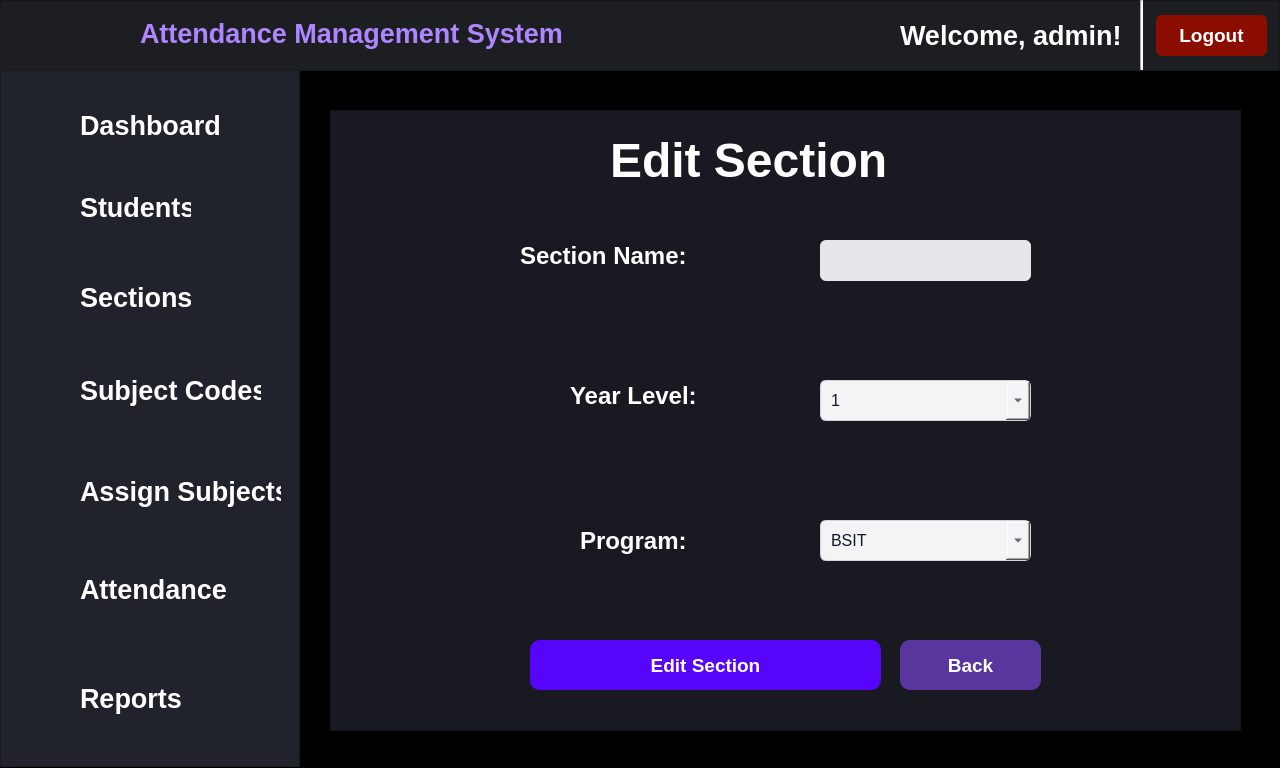
<?xml version="1.0" encoding="UTF-8"?>
<ui version="4.0">
 <class>MainWindow</class>
 <widget class="QMainWindow" name="MainWindow">
  <property name="geometry">
   <rect>
    <x>0</x>
    <y>0</y>
    <width>1280</width>
    <height>768</height>
   </rect>
  </property>
  <property name="minimumSize">
   <size>
    <width>1280</width>
    <height>768</height>
   </size>
  </property>
  <property name="maximumSize">
   <size>
    <width>1280</width>
    <height>768</height>
   </size>
  </property>
  <property name="windowTitle">
   <string>MainWindow</string>
  </property>
  <property name="styleSheet">
   <string notr="true">QMainWindow {
    background-color: #000000;
}

QWidget#centralwidget {
    background-color: #000000;
}</string>
  </property>
  <widget class="QWidget" name="centralwidget">
   <widget class="QLabel" name="label_3">
    <property name="geometry">
     <rect>
      <x>610</x>
      <y>130</y>
      <width>331</width>
      <height>61</height>
     </rect>
    </property>
    <property name="font">
     <font>
      <family>Segoe UI</family>
      <pointsize>36</pointsize>
      <weight>75</weight>
      <bold>true</bold>
     </font>
    </property>
    <property name="styleSheet">
     <string notr="true">color: white;
</string>
    </property>
    <property name="text">
     <string>Edit Section</string>
    </property>
   </widget>
   <widget class="QFrame" name="topbar">
    <property name="geometry">
     <rect>
      <x>0</x>
      <y>0</y>
      <width>1280</width>
      <height>71</height>
     </rect>
    </property>
    <property name="styleSheet">
     <string notr="true">background-color: #1D1E21;</string>
    </property>
    <property name="frameShape">
     <enum>QFrame::StyledPanel</enum>
    </property>
    <property name="frameShadow">
     <enum>QFrame::Raised</enum>
    </property>
    <widget class="QLabel" name="label">
     <property name="geometry">
      <rect>
       <x>0</x>
       <y>10</y>
       <width>151</width>
       <height>71</height>
      </rect>
     </property>
     <property name="text">
      <string/>
     </property>
     <property name="pixmap">
      <pixmap>../assets/140x140.png</pixmap>
     </property>
    </widget>
    <widget class="QLabel" name="label_2">
     <property name="geometry">
      <rect>
       <x>140</x>
       <y>8</y>
       <width>431</width>
       <height>50</height>
      </rect>
     </property>
     <property name="font">
      <font>
       <family>Segoe UI</family>
       <pointsize>20</pointsize>
       <weight>75</weight>
       <bold>true</bold>
      </font>
     </property>
     <property name="styleSheet">
      <string notr="true">color: #AE86FF;</string>
     </property>
     <property name="text">
      <string>Attendance Management System</string>
     </property>
    </widget>
    <widget class="QPushButton" name="pushButton_9">
     <property name="geometry">
      <rect>
       <x>1156</x>
       <y>15</y>
       <width>111</width>
       <height>41</height>
      </rect>
     </property>
     <property name="font">
      <font>
       <family>Segoe UI</family>
       <pointsize>14</pointsize>
       <weight>75</weight>
       <bold>true</bold>
      </font>
     </property>
     <property name="cursor">
      <cursorShape>PointingHandCursor</cursorShape>
     </property>
     <property name="styleSheet">
      <string notr="true">QPushButton {
background-color: #8B0C00;
border: none;
color: white;
border-radius: 6px;
}

QPushButton:hover {
background-color: #67160F;
}</string>
     </property>
     <property name="text">
      <string>Logout</string>
     </property>
    </widget>
    <widget class="Line" name="line">
     <property name="geometry">
      <rect>
       <x>1140</x>
       <y>0</y>
       <width>3</width>
       <height>70</height>
      </rect>
     </property>
     <property name="styleSheet">
      <string notr="true">background-color: white;</string>
     </property>
     <property name="orientation">
      <enum>Qt::Vertical</enum>
     </property>
    </widget>
    <widget class="QLabel" name="label_7">
     <property name="geometry">
      <rect>
       <x>900</x>
       <y>10</y>
       <width>221</width>
       <height>50</height>
      </rect>
     </property>
     <property name="font">
      <font>
       <family>Segoe UI</family>
       <pointsize>20</pointsize>
       <weight>75</weight>
       <bold>true</bold>
      </font>
     </property>
     <property name="styleSheet">
      <string notr="true">color: white;</string>
     </property>
     <property name="text">
      <string>Welcome, admin!</string>
     </property>
    </widget>
   </widget>
   <widget class="QFrame" name="frame_2">
    <property name="geometry">
     <rect>
      <x>0</x>
      <y>70</y>
      <width>300</width>
      <height>697</height>
     </rect>
    </property>
    <property name="styleSheet">
     <string notr="true">background-color: #20232B;
padding: 10px;</string>
    </property>
    <property name="frameShape">
     <enum>QFrame::StyledPanel</enum>
    </property>
    <property name="frameShadow">
     <enum>QFrame::Raised</enum>
    </property>
    <widget class="QPushButton" name="pushButton">
     <property name="geometry">
      <rect>
       <x>70</x>
       <y>30</y>
       <width>161</width>
       <height>51</height>
      </rect>
     </property>
     <property name="font">
      <font>
       <family>Segoe UI</family>
       <pointsize>20</pointsize>
       <weight>75</weight>
       <italic>false</italic>
       <bold>true</bold>
      </font>
     </property>
     <property name="cursor">
      <cursorShape>PointingHandCursor</cursorShape>
     </property>
     <property name="styleSheet">
      <string notr="true">QPushButton {
    color: white;
    background: transparent;
    border: none;
    text-align: left;
    padding: 10px;
}

QPushButton:hover {
    color: #7B2CFF;
}

QPushButton:checked {
    color: #7B2CFF;
    font-weight: bold;
}</string>
     </property>
     <property name="text">
      <string>Dashboard</string>
     </property>
    </widget>
    <widget class="QPushButton" name="pushButton_2">
     <property name="geometry">
      <rect>
       <x>70</x>
       <y>112</y>
       <width>131</width>
       <height>51</height>
      </rect>
     </property>
     <property name="font">
      <font>
       <family>Segoe UI</family>
       <pointsize>20</pointsize>
       <weight>75</weight>
       <italic>false</italic>
       <bold>true</bold>
      </font>
     </property>
     <property name="cursor">
      <cursorShape>PointingHandCursor</cursorShape>
     </property>
     <property name="styleSheet">
      <string notr="true">QPushButton {
    color: white;
    background: transparent;
    border: none;
    text-align: left;
    padding: 10px;
}

QPushButton:hover {
    color: #7B2CFF;
}

QPushButton:checked {
    color: #7B2CFF;
    font-weight: bold;
}</string>
     </property>
     <property name="text">
      <string>Students</string>
     </property>
    </widget>
    <widget class="QPushButton" name="pushButton_3">
     <property name="geometry">
      <rect>
       <x>70</x>
       <y>202</y>
       <width>131</width>
       <height>51</height>
      </rect>
     </property>
     <property name="font">
      <font>
       <family>Segoe UI</family>
       <pointsize>20</pointsize>
       <weight>75</weight>
       <italic>false</italic>
       <bold>true</bold>
      </font>
     </property>
     <property name="cursor">
      <cursorShape>PointingHandCursor</cursorShape>
     </property>
     <property name="styleSheet">
      <string notr="true">QPushButton {
     color: white;
    background: transparent;
    border: none;
    text-align: left;
    padding: 10px;
}

QPushButton:hover {
    color: #7B2CFF;
}

QPushButton:checked {
    color: #7B2CFF;
    font-weight: bold;
}</string>
     </property>
     <property name="text">
      <string>Sections</string>
     </property>
    </widget>
    <widget class="QPushButton" name="pushButton_4">
     <property name="geometry">
      <rect>
       <x>70</x>
       <y>290</y>
       <width>201</width>
       <height>61</height>
      </rect>
     </property>
     <property name="font">
      <font>
       <family>Segoe UI</family>
       <pointsize>20</pointsize>
       <weight>75</weight>
       <italic>false</italic>
       <bold>true</bold>
      </font>
     </property>
     <property name="cursor">
      <cursorShape>PointingHandCursor</cursorShape>
     </property>
     <property name="acceptDrops">
      <bool>false</bool>
     </property>
     <property name="styleSheet">
      <string notr="true">QPushButton {
     color: white;
    background: transparent;
    border: none;
    text-align: left;
    padding: 10px;
}

QPushButton:hover {
    color: #7B2CFF;
}

QPushButton:checked {
    color: #7B2CFF;
    font-weight: bold;
}</string>
     </property>
     <property name="text">
      <string>Subject Codes</string>
     </property>
    </widget>
    <widget class="QPushButton" name="pushButton_5">
     <property name="geometry">
      <rect>
       <x>70</x>
       <y>391</y>
       <width>221</width>
       <height>61</height>
      </rect>
     </property>
     <property name="font">
      <font>
       <family>Segoe UI</family>
       <pointsize>20</pointsize>
       <weight>75</weight>
       <italic>false</italic>
       <bold>true</bold>
      </font>
     </property>
     <property name="cursor">
      <cursorShape>PointingHandCursor</cursorShape>
     </property>
     <property name="styleSheet">
      <string notr="true">QPushButton {
     color: white;
    background: transparent;
    border: none;
    text-align: left;
    padding: 10px;
}

QPushButton:hover {
    color: #7B2CFF;
}

QPushButton:checked {
    color: #7B2CFF;
    font-weight: bold;
}</string>
     </property>
     <property name="text">
      <string>Assign Subjects</string>
     </property>
    </widget>
    <widget class="QPushButton" name="pushButton_6">
     <property name="geometry">
      <rect>
       <x>70</x>
       <y>494</y>
       <width>171</width>
       <height>51</height>
      </rect>
     </property>
     <property name="font">
      <font>
       <family>Segoe UI</family>
       <pointsize>20</pointsize>
       <weight>75</weight>
       <italic>false</italic>
       <bold>true</bold>
      </font>
     </property>
     <property name="cursor">
      <cursorShape>PointingHandCursor</cursorShape>
     </property>
     <property name="styleSheet">
      <string notr="true">QPushButton {
    color: white;
    background: transparent;
    border: none;
    text-align: left;
    padding: 10px;
}

QPushButton:hover {
    color: #7B2CFF;
}

QPushButton:checked {
    color: #7B2CFF;
    font-weight: bold;
}</string>
     </property>
     <property name="text">
      <string>Attendance</string>
     </property>
    </widget>
    <widget class="QPushButton" name="pushButton_7">
     <property name="geometry">
      <rect>
       <x>70</x>
       <y>598</y>
       <width>121</width>
       <height>61</height>
      </rect>
     </property>
     <property name="font">
      <font>
       <family>Segoe UI</family>
       <pointsize>20</pointsize>
       <weight>75</weight>
       <italic>false</italic>
       <bold>true</bold>
      </font>
     </property>
     <property name="cursor">
      <cursorShape>PointingHandCursor</cursorShape>
     </property>
     <property name="styleSheet">
      <string notr="true">QPushButton {
     color: white;
    background: transparent;
    border: none;
    text-align: left;
    padding: 10px;
}

QPushButton:hover {
    color: #7B2CFF;
}

QPushButton:checked {
    color: #7B2CFF;
    font-weight: bold;
}</string>
     </property>
     <property name="text">
      <string>Reports</string>
     </property>
    </widget>
    <widget class="QLabel" name="label_8">
     <property name="geometry">
      <rect>
       <x>20</x>
       <y>30</y>
       <width>61</width>
       <height>61</height>
      </rect>
     </property>
     <property name="text">
      <string/>
     </property>
     <property name="pixmap">
      <pixmap>../assets/dashboard.png</pixmap>
     </property>
    </widget>
    <widget class="QLabel" name="label_9">
     <property name="geometry">
      <rect>
       <x>20</x>
       <y>115</y>
       <width>51</width>
       <height>51</height>
      </rect>
     </property>
     <property name="text">
      <string/>
     </property>
     <property name="pixmap">
      <pixmap>../assets/student.png</pixmap>
     </property>
    </widget>
    <widget class="QLabel" name="label_10">
     <property name="geometry">
      <rect>
       <x>20</x>
       <y>200</y>
       <width>61</width>
       <height>61</height>
      </rect>
     </property>
     <property name="text">
      <string/>
     </property>
     <property name="pixmap">
      <pixmap>../assets/section.png</pixmap>
     </property>
    </widget>
    <widget class="QLabel" name="label_11">
     <property name="geometry">
      <rect>
       <x>20</x>
       <y>300</y>
       <width>61</width>
       <height>51</height>
      </rect>
     </property>
     <property name="text">
      <string/>
     </property>
     <property name="pixmap">
      <pixmap>../assets/subject.png</pixmap>
     </property>
    </widget>
    <widget class="QLabel" name="label_12">
     <property name="geometry">
      <rect>
       <x>20</x>
       <y>400</y>
       <width>47</width>
       <height>51</height>
      </rect>
     </property>
     <property name="text">
      <string/>
     </property>
     <property name="pixmap">
      <pixmap>../assets/subject-code.png</pixmap>
     </property>
    </widget>
    <widget class="QLabel" name="label_13">
     <property name="geometry">
      <rect>
       <x>20</x>
       <y>500</y>
       <width>51</width>
       <height>51</height>
      </rect>
     </property>
     <property name="text">
      <string/>
     </property>
     <property name="pixmap">
      <pixmap>../assets/attendance.png</pixmap>
     </property>
    </widget>
    <widget class="QLabel" name="label_14">
     <property name="geometry">
      <rect>
       <x>20</x>
       <y>600</y>
       <width>61</width>
       <height>61</height>
      </rect>
     </property>
     <property name="text">
      <string/>
     </property>
     <property name="pixmap">
      <pixmap>../assets/report.png</pixmap>
     </property>
    </widget>
   </widget>
   <widget class="QFrame" name="frame">
    <property name="geometry">
     <rect>
      <x>330</x>
      <y>110</y>
      <width>911</width>
      <height>621</height>
     </rect>
    </property>
    <property name="styleSheet">
     <string notr="true">background-color: #191921;</string>
    </property>
    <property name="frameShape">
     <enum>QFrame::StyledPanel</enum>
    </property>
    <property name="frameShadow">
     <enum>QFrame::Raised</enum>
    </property>
    <widget class="QPushButton" name="saveSectionBtn">
     <property name="geometry">
      <rect>
       <x>200</x>
       <y>530</y>
       <width>351</width>
       <height>50</height>
      </rect>
     </property>
     <property name="font">
      <font>
       <family>Segoe UI</family>
       <pointsize>14</pointsize>
       <weight>75</weight>
       <bold>true</bold>
      </font>
     </property>
     <property name="cursor">
      <cursorShape>PointingHandCursor</cursorShape>
     </property>
     <property name="styleSheet">
      <string notr="true">QPushButton{
	color: white;
	background-color: 	#5604FA;
	border-radius: 10px;
}

QPushButton#saveSectionBtn:hover {
    background-color: #480DBF;
}</string>
     </property>
     <property name="text">
      <string>Edit Section</string>
     </property>
    </widget>
    <widget class="QPushButton" name="backBtn">
     <property name="geometry">
      <rect>
       <x>570</x>
       <y>530</y>
       <width>141</width>
       <height>50</height>
      </rect>
     </property>
     <property name="font">
      <font>
       <family>Segoe UI</family>
       <pointsize>14</pointsize>
       <weight>75</weight>
       <bold>true</bold>
      </font>
     </property>
     <property name="cursor">
      <cursorShape>PointingHandCursor</cursorShape>
     </property>
     <property name="styleSheet">
      <string notr="true">QPushButton{
	color: white;
	background-color: 	#58369D;
	border-radius: 10px;
}

QPushButton#backBtn:hover {
    background-color: #40217F;
}</string>
     </property>
     <property name="text">
      <string>Back</string>
     </property>
    </widget>
    <widget class="QComboBox" name="comboBoxStudent">
     <property name="geometry">
      <rect>
       <x>490</x>
       <y>410</y>
       <width>211</width>
       <height>41</height>
      </rect>
     </property>
     <property name="font">
      <font>
       <family>Segoe UI</family>
       <pointsize>12</pointsize>
      </font>
     </property>
     <property name="styleSheet">
      <string notr="true">QComboBox {
    background-color: #f3f4f6;
    color: #111827;
    border: 1px solid #d1d5db;
    border-radius: 6px;
    padding: 6px 10px;
}

QComboBox::drop-down {
    width: 24px;
}

QComboBox:hover {
    border: 1px solid #a78bfa;
}

QComboBox:focus {
    border: 1px solid #7c3aed;
}

QComboBox QAbstractItemView {
    background-color: #ffffff;
    color: #111827;
    border: 1px solid #d1d5db;
    selection-background-color: #7c3aed;
    selection-color: white;
}</string>
     </property>
     <item>
      <property name="text">
       <string>BSIT</string>
      </property>
     </item>
     <item>
      <property name="text">
       <string>BSCS</string>
      </property>
     </item>
    </widget>
    <widget class="QLabel" name="label_6">
     <property name="geometry">
      <rect>
       <x>250</x>
       <y>410</y>
       <width>111</width>
       <height>41</height>
      </rect>
     </property>
     <property name="font">
      <font>
       <family>Segoe UI</family>
       <pointsize>18</pointsize>
       <weight>75</weight>
       <bold>true</bold>
      </font>
     </property>
     <property name="styleSheet">
      <string notr="true">color: white;
</string>
     </property>
     <property name="text">
      <string>Program:</string>
     </property>
    </widget>
    <widget class="QComboBox" name="comboBoxStudent_2">
     <property name="geometry">
      <rect>
       <x>490</x>
       <y>270</y>
       <width>211</width>
       <height>41</height>
      </rect>
     </property>
     <property name="font">
      <font>
       <family>Segoe UI</family>
       <pointsize>12</pointsize>
      </font>
     </property>
     <property name="styleSheet">
      <string notr="true">QComboBox {
    background-color: #f3f4f6;
    color: #111827;
    border: 1px solid #d1d5db;
    border-radius: 6px;
    padding: 6px 10px;
}

QComboBox::drop-down {
    width: 24px;
}

QComboBox:hover {
    border: 1px solid #a78bfa;
}

QComboBox:focus {
    border: 1px solid #7c3aed;
}

QComboBox QAbstractItemView {
    background-color: #ffffff;
    color: #111827;
    border: 1px solid #d1d5db;
    selection-background-color: #7c3aed;
    selection-color: white;
}</string>
     </property>
     <item>
      <property name="text">
       <string>1</string>
      </property>
     </item>
     <item>
      <property name="text">
       <string>2</string>
      </property>
     </item>
     <item>
      <property name="text">
       <string>3</string>
      </property>
     </item>
     <item>
      <property name="text">
       <string>4</string>
      </property>
     </item>
    </widget>
    <widget class="QLabel" name="label_5">
     <property name="geometry">
      <rect>
       <x>240</x>
       <y>270</y>
       <width>131</width>
       <height>31</height>
      </rect>
     </property>
     <property name="font">
      <font>
       <family>Segoe UI</family>
       <pointsize>18</pointsize>
       <weight>75</weight>
       <bold>true</bold>
      </font>
     </property>
     <property name="styleSheet">
      <string notr="true">color: white;
</string>
     </property>
     <property name="text">
      <string>Year Level:</string>
     </property>
    </widget>
    <widget class="QLineEdit" name="lineText_2">
     <property name="geometry">
      <rect>
       <x>490</x>
       <y>130</y>
       <width>211</width>
       <height>41</height>
      </rect>
     </property>
     <property name="font">
      <font>
       <family>Segoe UI</family>
       <pointsize>12</pointsize>
      </font>
     </property>
     <property name="styleSheet">
      <string notr="true">QLineEdit {
	background-color: #e5e7eb;
    border-radius: 6px;
    padding: 6px;
}</string>
     </property>
    </widget>
    <widget class="QLabel" name="label_4">
     <property name="geometry">
      <rect>
       <x>190</x>
       <y>130</y>
       <width>171</width>
       <height>31</height>
      </rect>
     </property>
     <property name="font">
      <font>
       <family>Segoe UI</family>
       <pointsize>18</pointsize>
       <weight>75</weight>
       <bold>true</bold>
      </font>
     </property>
     <property name="styleSheet">
      <string notr="true">color: white;
</string>
     </property>
     <property name="text">
      <string>Section Name:</string>
     </property>
    </widget>
   </widget>
   <zorder>frame</zorder>
   <zorder>label_3</zorder>
   <zorder>topbar</zorder>
   <zorder>frame_2</zorder>
  </widget>
 </widget>
 <resources/>
 <connections/>
</ui>
